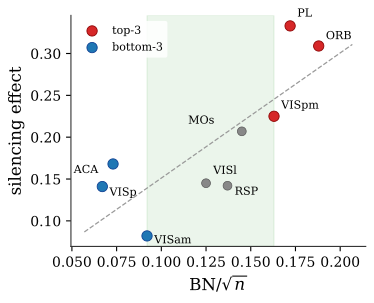

Write Python code to recreate this figure.
"""V4: Green separation band from v2, clean style from v3. No title, no dual names."""
import numpy as np
import matplotlib
matplotlib.use("Agg")
import matplotlib.pyplot as plt
from matplotlib import rcParams

rcParams.update({
    "font.family": "serif",
    "font.serif": ["DejaVu Serif", "Times New Roman", "Times"],
    "mathtext.fontset": "dejavuserif",
    "font.size": 11,
    "axes.linewidth": 0.8,
    "axes.edgecolor": "#333333",
    "axes.labelsize": 12,
    "xtick.labelsize": 10,
    "ytick.labelsize": 10,
    "savefig.dpi": 400,
    "figure.dpi": 150,
})

regions = ["ORB",  "PL",   "VISpm", "MOs",  "RSP",   "VISl",  "VISam", "ACA",  "VISp"]
bn =      [0.188,  0.172,  0.163,   0.145,  0.137,   0.125,   0.092,   0.073,  0.067]
silencing=[0.309,  0.333,  0.225,   0.207,  0.142,   0.145,   0.082,   0.168,  0.141]

bn = np.array(bn)
silencing = np.array(silencing)

top3 = [0, 1, 2]
bot3 = [6, 7, 8]
mid = [3, 4, 5]

fig, ax = plt.subplots(figsize=(3.8, 3.0))

gap_top = min(bn[top3])
gap_bot = max(bn[bot3])
ax.axvspan(gap_bot, gap_top, alpha=0.08, color='green', zorder=0)

ax.scatter(bn[mid], silencing[mid], color='#888888', s=40, zorder=3,
           edgecolors='#555', linewidth=0.5)
ax.scatter(bn[top3], silencing[top3], color='#d62728', s=55, zorder=4,
           edgecolors='#8b0000', linewidth=0.6, label='top-3')
ax.scatter(bn[bot3], silencing[bot3], color='#1f77b4', s=55, zorder=4,
           edgecolors='#0b3d91', linewidth=0.6, label='bottom-3')

from numpy.polynomial.polynomial import polyfit
c = polyfit(bn, silencing, 1)
x_fit = np.linspace(bn.min() * 0.85, bn.max() * 1.1, 100)
ax.plot(x_fit, c[0] + c[1] * x_fit, '--', color='#999', linewidth=0.9, zorder=1)

offsets = {
    "ORB":   ( 0.004,  0.005),
    "PL":    ( 0.004,  0.008),
    "VISpm": ( 0.004,  0.006),
    "MOs":   (-0.030,  0.006),
    "RSP":   ( 0.004, -0.014),
    "VISl":  ( 0.004,  0.008),
    "VISam": ( 0.004, -0.012),
    "ACA":   (-0.022, -0.014),
    "VISp":  ( 0.004, -0.014),
}

for i, region in enumerate(regions):
    dx, dy = offsets[region]
    ax.annotate(region, (bn[i], silencing[i]), xytext=(bn[i]+dx, silencing[i]+dy),
                fontsize=8, ha='left', va='bottom')

ax.set_xlabel("BN/$\\sqrt{n}$")
ax.set_ylabel("silencing effect")
ax.spines['top'].set_visible(False)
ax.spines['right'].set_visible(False)
ax.legend(fontsize=8, loc='upper left', framealpha=0.85, edgecolor='none')

from pathlib import Path
_out = Path(__file__).resolve().parent
fig.savefig(str(_out / "fig_ranking_scatter.png"), bbox_inches="tight", pad_inches=0.08)
fig.savefig(str(_out / "fig_ranking_scatter.pdf"), bbox_inches="tight", pad_inches=0.08)
plt.close(fig)
rho = np.corrcoef(bn, silencing)[0, 1]
print(f"Saved ranking scatter v4 (rho={rho:.3f})")
